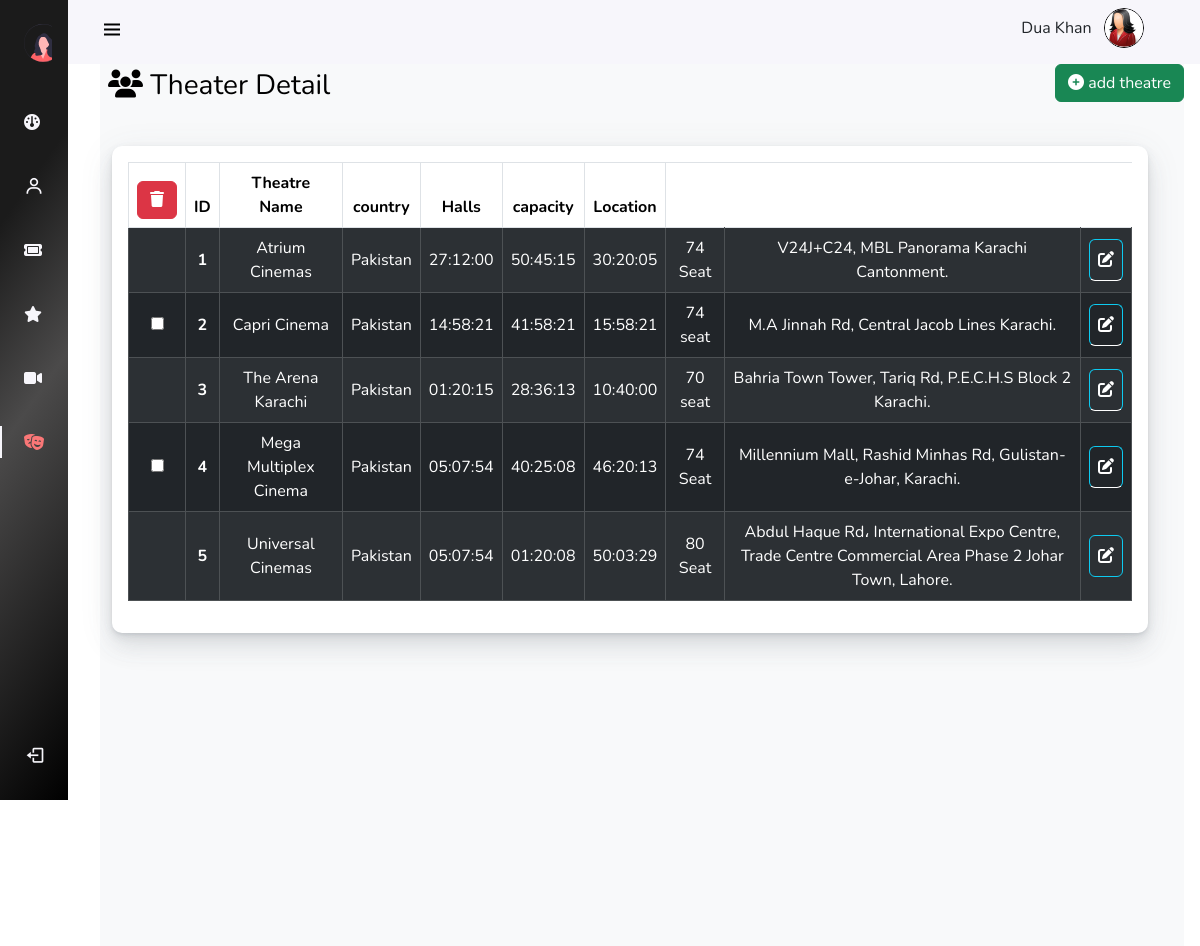
Screenshot of /AdminPanel/Pages/Theaters.php (signed in) with the database file from the repository.
### tables this page shows
CREATE TABLE `theatre` (
  `theater_id` int(11) NOT NULL,
  `theater-title` varchar(255) NOT NULL,
  `country` varchar(255) NOT NULL,
  `Hall-1` time NOT NULL,
  `Hall-2` time NOT NULL,
  `Hall-3` time NOT NULL,
  `capacity` varchar(74) NOT NULL,
  `Location` varchar(255) NOT NULL
);

### AdminPanel/Pages/Theaters.php (the view, shortened to what this page needs)
<?php
include("scripts.php");
include("Config.php");
?>
<!DOCTYPE html>
<html lang="en">
<head>
    <link rel="stylesheet" href="../assets/css/bootstrap-5.0.2-dist/css/bootstrap.min.css">
    <link rel="stylesheet" href="../assets/css/instyle.css">
    <link rel="stylesheet" href="https://cdnjs.cloudflare.com/ajax/libs/font-awesome/6.3.0/css/all.min.css">
</head>
<body id="body-pd">
    <header class="header" id="header">
        <div class="header_toggle"> <i class='bx bx-menu' id="header-toggle"></i> </div>
        <div class="d-flex" >
                <p class="pt-2"> <?php echo $_SESSION['full_name'];?> </p>&nbsp;&nbsp;&nbsp;
                <div class="header_img ms-auto mx-4"> <img class="img-fluid" src="../assets/images/uploads/<?php echo $_SESSION['picture'] ;?> "
                style="width:40px;height:40px;border:1px solid black;border-radius:50px;"  alt="logo"> </div>
             </div>
      </header>
    <div class="l-navbar" id="nav-bar">
        <nav class="nav">
            <div>
                 <a href="#" class="nav_logo"> <img src="../assets/images/adminlogo.svg" alt="">  <span class="nav_logo-name">Admin &nbsp;Panel </span> </a>
                <div class="nav_list">
                    <a href="../index.php" class="nav_link  "> <i class="fa-solid fa-gauge"></i>
                     </a>
                     <a href="../Pages/Users.php" class="nav_link "> <i class='bx bx-user nav_icon'></i>
                    <span class="nav_name ">Users</span> </a>
                    <a href="../Pages/booking.php" class="nav_link  " > <i class="fa-solid fa-ticket"></i> <span class="nav_name">bookings</span> </a>
                    <a href="../Pages/reviews.php" class="nav_link"> <i class="fa-solid fa-star"></i><span class="nav_name">reviews</span> </a>
                    <a href="../Pages/Movies.php" class="nav_link"> <i class="fa-solid fa-video"></i> <span class="nav_name">movies</span> </a>
                    <a href="../Pages/Theaters.php" class="nav_link active"><i class="fa-solid fa-masks-theater"></i> <span class="nav_name">theatre</span> </a>
                    </div>
              </div>
                       <a href="#" class="nav_link">
                <form action="logout.php" method="POST">
                <button class="btn btn-transparent m-0 p-0" type="submit" name="Signout">
                    <i class='bx bx-log-out nav_icon'></i> <span class="nav_name">SignOut</span>
                 </a>
          </nav>
    </div>
    <div class="height-100 bg-light main-container ">
<div class="user-l d-flex ">
<a href="#" class="user-head"> <i class="fa-solid fa-users"></i> <span class="nav_name">Theater Detail</span> </a>
<div class="ms-auto">
            <a href="form2.php#theatre"   class="btn btn-success " >
            <i class="fa-solid fa-circle-plus"></i>  add theatre
            </a>
       </div>
</div><br>
    <div class="height-100 bg-light main-container">
    <div class="page-content page-container" id="page-content">
    <div class="padding">
        <div class="row container d-flex justify-content-center">
   <div class="col-lg-12 grid-margin stretch-card">
              <div class="card">
                <div class="card-body">
                  <div class="table-responsive">
                    <form action="delete.php" method="POST" >
                    <table class="table table-striped table-bordered table-hover align-middle text-center">
                      <thead>
                        <tr>
                          <th>
                          <button type="submit" name="del_theatre_data" class="btn btn-danger "><i class="fa-solid fa-trash"></i> </button>
                          </th>
                          <th>ID</th>
                          <th>Theatre Name</th>
                          <th>country</th>
                          <th  class="text-center">Halls</th>
                          <th>capacity</th>
                          <th>Location</th>
                        </tr>
                      </thead>
                      <tbody class="table table-dark table-striped">
                        <?php
          $data = mysqli_query($conn,"SELECT * from theatre");
          while ($theater_data = mysqli_fetch_array($data)){
            ?>
            <tr>
              <td>
                <input type="checkbox" name="delTheater[]" value="<?php echo $theater_data['theater_id'] ?>" >
              </td>
              <th><?php echo $theater_data["theater_id"] ?></th>
              <td><?php echo $theater_data["theater-title"] ?></td>
              <td><?php echo $theater_data["country"] ?></td>
              <td><?php echo $theater_data["Hall-1"] ?></td>
              <td><?php echo $theater_data["Hall-2"] ?></td>
              <td><?php echo $theater_data["Hall-3"] ?></td>
              <td><?php echo $theater_data["capacity"] ?></td>
              <td><?php echo $theater_data["Location"] ?></td>
              <td  rowspan=1>
                 <a href="form.php?Tid=<?php echo  $theater_data["theater_id"] ?>"
               class="text-white text-decoration-none btn btn-info"> <i class="fa-solid fa-pen-to-square"></i>
              </a>
            </tr>
        <?php  } ?>
        </tbody>
                    </table>
        </form>
                  </div>
                </div>
              </div>
            </div>
            </div>
              </div>
            </div>
     </div>

### AdminPanel/assets/css/instyle.css (style rules this page uses)
:root { --header-height: 3rem;--nav-width: 68px; --first-color: #E46568; --first-color-light: #AFA5D9; --white-color: #F7F6FB; --body-font: 'Nunito', sans-serif; --gradient:linear-gradient(125deg,#5D48A6,#94378C,#CD2671); --normal-font-size: 1rem;--z-fixed: 100 }
body { position: relative; margin: var(--header-height) 0 0 0; padding: 0 1rem; font-family: var(--body-font); font-size: var(--normal-font-size); transition: .5s }
a { text-decoration: none }
.header { width: 100%; height: var(--header-height); position: fixed;top: 0; left: 0; display: flex; align-items: center; justify-content: space-between; padding: 0 1rem; background-color: var(--white-color); z-index: var(--z-fixed); transition: .5s }
.header_toggle { color: black; font-size: 1.5rem; cursor: pointer }
.header_img { width: 35px; height: 35px; display: flex; justify-content: center; border-radius: 50%; overflow: hidden }
.header_img img { width: 40px; }
.l-navbar { position: fixed; top: 0;left: -30%; width: var(--nav-width); height: 100vh; background:linear-gradient(125deg,rgb(27, 27, 27) 25%,rgb(75, 74, 74) 50%,black) 100%; padding: .5rem 1rem 0 0; transition: .5s; z-index: var(--z-fixed) }
.nav { height: 100%; display: flex;flex-direction: column; justify-content: space-between; overflow: hidden }
.nav_logo, .nav_link { display: grid; grid-template-columns: max-content max-content; align-items: center; column-gap: 1rem;padding: .5rem 0 .5rem 1.5rem }
.nav_logo { margin-bottom: 2rem }
.nav_link { position: relative;color: var(--white-color);margin-bottom: 1.5rem;transition: .3s }
.nav_icon { font-size: 1.25rem }
.active { color: rgb(250, 119, 119) }
.active::before { content: '';position: absolute;left: 0;width: 2px;height: 32px;background-color: var(--white-color) }
.height-100 { height:100vh }
@media screen and (min-width: 768px) { body { margin: calc(var(--header-height) + 1rem) 0 0 0;padding-left: calc(var(--nav-width) + 2rem) } }
@media screen and (min-width: 768px) { .header { height: calc(var(--header-height) + 1rem);padding: 0 2rem 0 calc(var(--nav-width) + 2rem) } }
@media screen and (min-width: 768px) { .header_img { width: 40px;height: 40px } }
@media screen and (min-width: 768px) { .header_img img { width: 45px } }
@media screen and (min-width: 768px) { .l-navbar { left: 0;padding: 1rem 1rem 0 0 } }
.card { background-color: #fff; border-radius: 10px; border: none; position: relative; margin-bottom: 30px; box-shadow: 0 0.46875rem 2.1875rem rgba(90,97,105,0.1), 0 0.9375rem 1.40625rem rgba(90,97,105,0.1), 0 0.25rem 0.53125rem rgba(90,97,105,0.12), 0 0.125rem 0.1875rem rgba(90,97,105,0.1); }
.user-l .user-head { text-decoration: none; color: black; font-size: 28px; margin-left: 8px; }

### rows the page displays
theatre: theater_id "1", value "Atrium Cinemas", country "Pakistan", value "27:12:00", value "50:45:15", value "30:20:05", capacity "74 Seat", Location "V24J+C24, MBL Panorama Karachi Cantonment."
theatre: theater_id "2", value "Capri Cinema", country "Pakistan", value "14:58:21", value "41:58:21", value "15:58:21", capacity "74 seat", Location "M.A Jinnah Rd, Central Jacob Lines Karachi."
theatre: theater_id "3", value "The Arena Karachi", country "Pakistan", value "01:20:15", value "28:36:13", value "10:40:00", capacity "70 seat", Location "Bahria Town Tower, Tariq Rd, P.E.C.H.S Block 2 Karachi."
theatre: theater_id "4", value "Mega Multiplex Cinema", country "Pakistan", value "05:07:54", value "40:25:08", value "46:20:13", capacity "74 Seat", Location "Millennium Mall, Rashid Minhas Rd, Gulistan-e-Johar, Karachi."
theatre: theater_id "5", value "Universal Cinemas", country "Pakistan", value "05:07:54", value "01:20:08", value "50:03:29", capacity "80 Seat", Location "Abdul Haque Rd، International Expo Centre, Trade Centre Commercial Area Phase 2 Johar Town, Lahore."

### other values shown
$_SESSION['full_name'] "Dua Khan"
